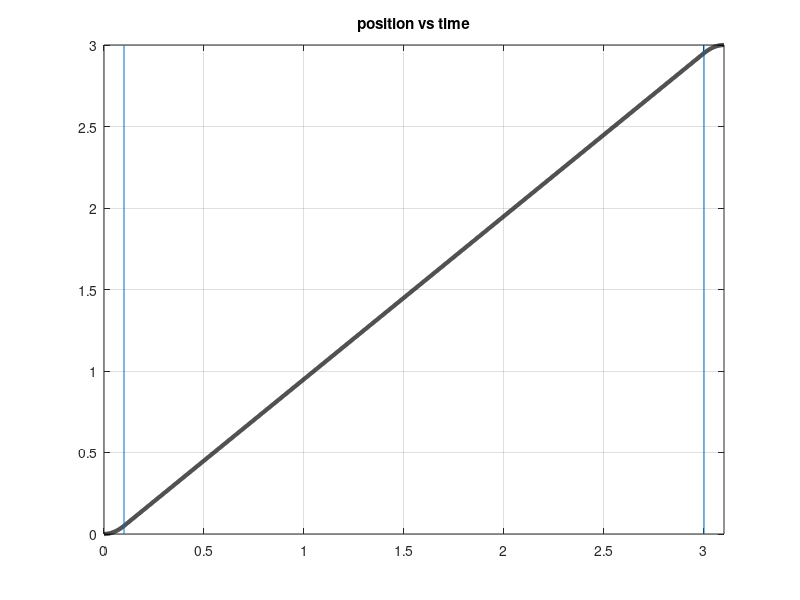
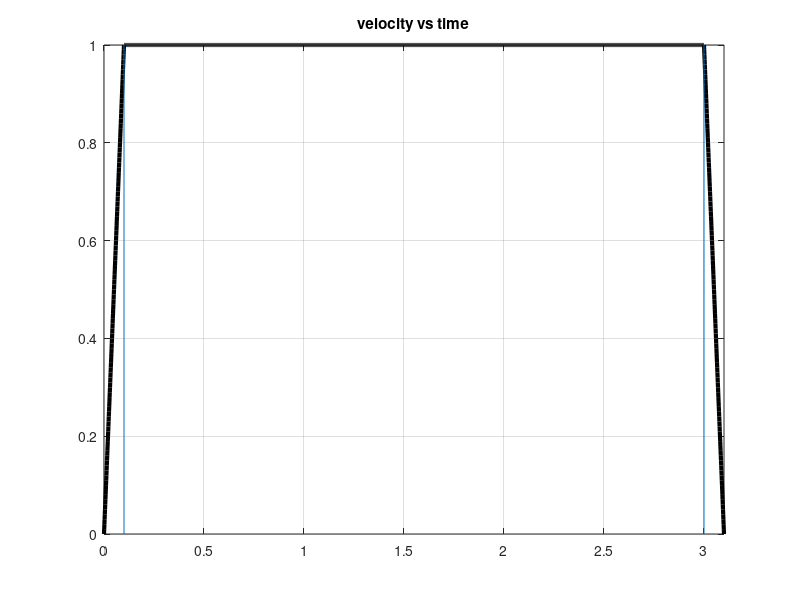
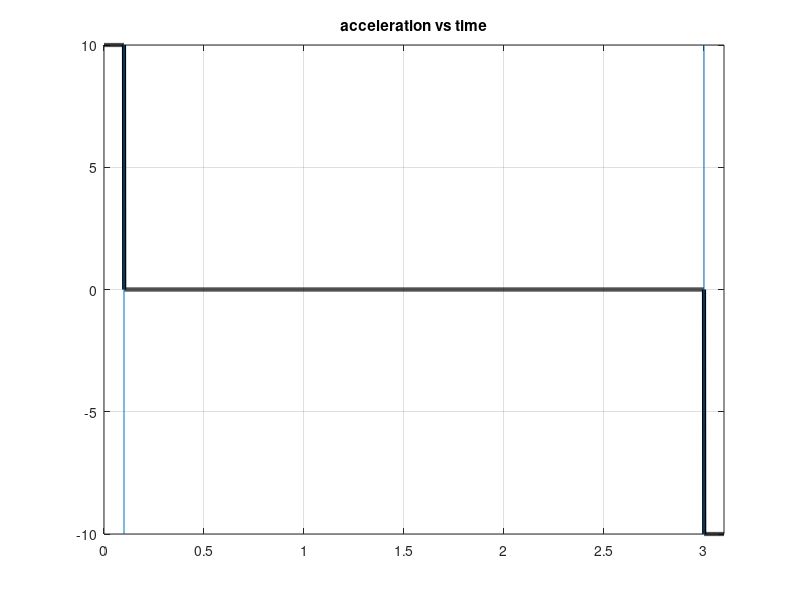

MATLAB code for these plots, in order: (Note: this script raises an error after producing the figures.)
clc
clear all 
close all


q01 = 0;
qf1 = 3;
v0 = 0;
v_max = 1;
a_max = 10;

ta = v_max/a_max
tf = (qf1-q01)/v_max + ta

t = 0:0.001:tf;
% t0 --> ta:
a10 = q01;
a11 = v0;
a12 = 0.5*a_max;
% ta -->tf-ta:
a20 = q01 + 0.5*a_max*ta^2 - v_max*ta;
a21 = v_max;

%tf-ta --> tf:
a30 = qf1 - 0.5*a_max*tf^2;
a31 = a_max*tf;
a32 = -0.5*a_max;

q = (a10+a11.*t+a12.*t.^2).*(t<=ta) + (a20 + a21.*t).*(t>ta).*(t<=(tf-ta)) + (a30 + a31.*t+a32.*t.^2).*(t>(tf-ta)).*(t<=tf);
v = (a11 +2*a12.*t).*(t<=ta)+(a21).*(t>ta).*(t<=(tf-ta))+(a31 +2*a32.*t).*(t>(tf-ta)).*(t<=tf);
a = (2*a12).*(t<=ta)+(0).*(t>ta).*(t<=(tf-ta))+(2*a32).*(t>(tf-ta)).*(t<=tf);

figure(1)
plot(t,q,'k','linewidth',3)
hold on 
line([ta ta],[q01 qf1])
line([tf-ta tf-ta],[q01 qf1])
grid on 
title ('position vs time')
axis([0 tf q01 qf1])

figure(2)
plot(t,v,'k','linewidth',3)
hold on 
line([ta ta],[0 v_max])
line([tf-ta tf-ta],[0 v_max])
title('velocity vs time')
grid on 
axis([0 tf 0 v_max])

figure(3)
plot(t,a,'k','linewidth',3)
hold on 
line ([ta ta],[-a_max a_max])
line([tf-ta tf-ta],[-a_max a_max])
title('acceleration vs time')
grid on 
axis([0 tf -a_max a_max])

delta_t = 0.01;
n=0;
while (floor(delta_t*10^n)~=delta_t*10^n)
    n = n+1;
end 
E = 1*10^-n;
ta = v_max/a_max;

if rem(ta,delta_t)~=0
    ta_new = round(ta,n)+E;
else 
    ta_new = round(ta,n);
end 

tf = (qf1-q01)/v_max + ta_new 

if rem(tf,delta_t)~=0
    tf_new = round(tf,n)+E;
else 
    tf_new = round(tf,n);
end 

v_new = ((qf1-q01)/(tf_new-ta_new))

a_new = v_new/ta_new 

t1 = 0:delta_t:tf_new;
%t0 -->ta:
a10 = q01;
a11 = v0;
a12 = 0.5*a_new;

%ta-->tf-ta:

a20 = q01 + 0.5*a_new*ta_new^2 - v_new*ta_new;
a21 = v_new;

%tf-ta -->tf:
a30 = qf1 - 0.5*a_new*tf_new^2;
a31 = a_new*tf_new;
a32 = -0.5*a_new;

q_new  = (a10+a11.*t1+a12.*t1.^2).*(t1<=ta_new) + (a20 + a21.*t1).*(t1>ta_new).*(t1<=(tf_new-ta_new)) + (a30 + a31.*t1+a32.*t1.^2).*(t1>(tf_new-ta_new)).*(t1<=tf_new);
v_new  = (a11 +2*a12.*t1).*(t1<=ta_new)+(a21).*(t1>ta_new).*(t1<=(tf_new-ta_new))+(a31 +2*a32.*t1).*(t1>(tf_new-ta_new)).*(t1<=tf_new);
a_new  = (2*a12).*(t1<=ta_new)+(0).*(t1>ta_new).*(t1<=(tf_new-ta_new))+(2*a32).*(t1>(tf_new-ta_new)).*(t1<=tf_new);

figure(4) 
plot(t,q,'k','linewidth',3)
hold on 
plot(t1,q_new,'linewidth',1)
grid on 
axis([0 tf_new q01 qf1])

figure(5)
plot(t,v,'k','linewidth',3)
grid on
hold on 
plot(t1,v_new,'linewidth',1)
grid on 
axis([0 tf_new 0 v_max])

figure(6)
plot(t,a,'k','linewidth',3)
hold on 
plot(t1,a_new,'linewidth',1)
grid on 
axis([0 tf_new -a_max a_max])
